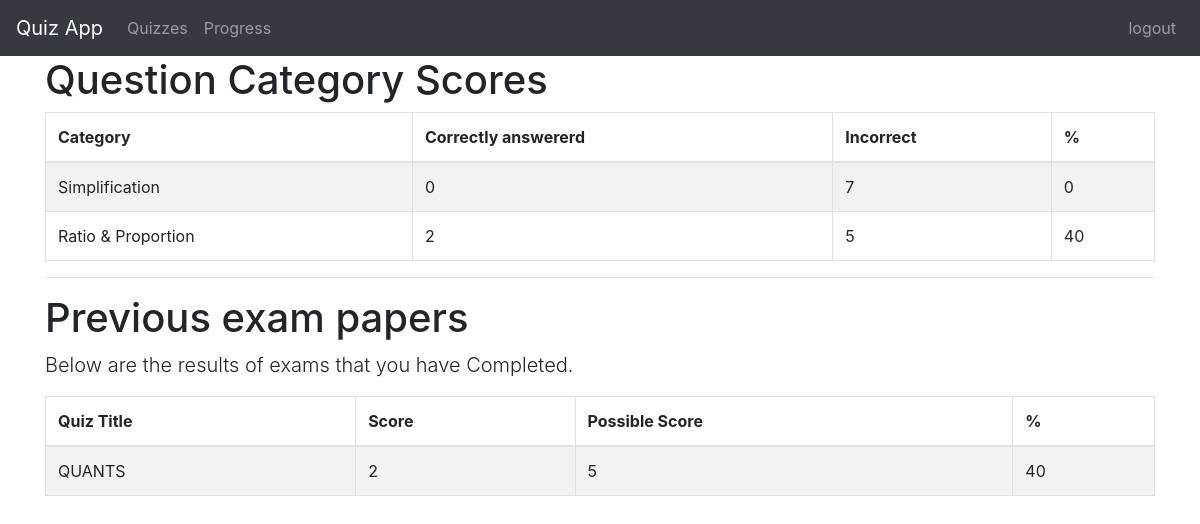
The app's page /progress/ (signed in) with its own data.
### quiz/models.py (models this page shows, shortened)
class Category(models.Model):
    category = models.CharField(
        verbose_name=_("Category"),
        max_length=250, blank=True,
        unique=True, null=True)
    objects = CategoryManager()
    class Meta:
        verbose_name = _("Category")
        verbose_name_plural = _("Categories")

class Sitting(models.Model):
    user = models.ForeignKey(settings.AUTH_USER_MODEL, verbose_name=_("User"), on_delete=models.CASCADE)
    quiz = models.ForeignKey(Quiz, verbose_name=_("Quiz"), on_delete=models.CASCADE)
    question_order = models.CharField(validators=[validate_comma_separated_integer_list],
        max_length=1024, verbose_name=_("Question Order"))
    question_list = models.CharField(validators=[validate_comma_separated_integer_list],
        max_length=1024, verbose_name=_("Question List"))
    incorrect_questions = models.CharField(validators=[validate_comma_separated_integer_list],
        max_length=1024, blank=True, verbose_name=_("Incorrect questions"))
    current_score = models.IntegerField(verbose_name=_("Current Score"))
    complete = models.BooleanField(default=False, blank=False,
                                   verbose_name=_("Complete"))
    user_answers = models.TextField(blank=True, default='{}',
                                    verbose_name=_("User Answers"))
    start = models.DateTimeField(auto_now_add=True,
                                 verbose_name=_("Start"))
    end = models.DateTimeField(null=True, blank=True, verbose_name=_("End"))
    objects = SittingManager()
    class Meta:
        permissions = (("view_sittings", _("Can see completed exams.")),)
    def _question_ids(self):
        return [int(n) for n in self.question_order.split(',') if n]
    @property
    def get_percent_correct(self):
        dividend = float(self.current_score)
        divisor = len(self._question_ids())
        if divisor < 1:
            return 0            # prevent divide by zero error
        if dividend > divisor:
            return 100
        correct = int(round((dividend / divisor) * 100))
        if correct >= 1:
            return correct
        else:
            return 0
    @property
    def get_max_score(self):
        return len(self._question_ids())

class Quiz(models.Model):
    title = models.CharField(
        verbose_name=_("Title"),
        max_length=60, blank=False)
    description = models.TextField(
        verbose_name=_("Description"),
        blank=True, help_text=_("a description of the quiz"))
    url = models.SlugField(
        max_length=60, blank=False,
        help_text=_("a user friendly url"),
        verbose_name=_("user friendly url"))
    category = models.ForeignKey(
        Category, null=True, blank=True,
        verbose_name=_("Category"), on_delete=models.CASCADE)
    random_order = models.BooleanField(
        blank=False, default=False,
        verbose_name=_("Random Order"),
        help_text=_("Display the questions in "
                    "a random order or as they "
                    "are set?"))
    max_questions = models.PositiveIntegerField(
        blank=True, null=True, verbose_name=_("Max Questions"),
        help_text=_("Number of questions to be answered on each attempt."))
    answers_at_end = models.BooleanField(
        blank=False, default=False,
        help_text=_("Correct answer is NOT shown after question."
                    " Answers displayed at the end."),
        verbose_name=_("Answers at end"))
    exam_paper = models.BooleanField(
        blank=False, default=False,
        help_text=_("If yes, the result of each"
                    " attempt by a user will be"
                    " stored. Necessary for marking."),
        verbose_name=_("Exam Paper"))
    single_attempt = models.BooleanField(
        blank=False, default=False,
        help_text=_("If yes, only one attempt by"
                    " a user will be permitted."
                    " Non users cannot sit this exam."),
        verbose_name=_("Single Attempt"))
    pass_mark = models.SmallIntegerField(
        blank=True, default=0,
        verbose_name=_("Pass Mark"),
        help_text=_("Percentage required to pass exam."),
        validators=[MaxValueValidator(100)])
    success_text = models.TextField(
        blank=True, help_text=_("Displayed if user passes."),
        verbose_name=_("Success Text"))
    fail_text = models.TextField(
        verbose_name=_("Fail Text"),
        blank=True, help_text=_("Displayed if user fails."))
    draft = models.BooleanField(
        blank=True, default=False,
        verbose_name=_("Draft"),
        help_text=_("If yes, the quiz is not displayed"
                    " in the quiz list and can only be"
                    " taken by users who can edit"
                    " quizzes."))
    class Meta:
        verbose_name = _("Quiz")
        verbose_name_plural = _("Quizzes")

### quiz/views.py (the view)
class QuizUserProgressView(TemplateView):
    template_name = 'progress.html'
    @method_decorator(login_required)
    def dispatch(self, request, *args, **kwargs):
        return super(QuizUserProgressView, self)\
            .dispatch(request, *args, **kwargs)
    def get_context_data(self, **kwargs):
        context = super(QuizUserProgressView, self).get_context_data(**kwargs)
        progress, c = Progress.objects.get_or_create(user=self.request.user)
        context['cat_scores'] = progress.list_all_cat_scores
        context['exams'] = progress.show_exams()
        return context

### quiz/models.py (called while the page is built)
    def show_exams(self):
        return Sitting.objects.filter(user=self.user, complete=True)

### quiz/templates/progress.html (shortened to what this page needs)
{% extends "base.html" %}
{% load i18n %}
{% load quiz_tags %}
{% block content %}
  {% if cat_scores %}
  <h1>{% trans "Question Category Scores" %}</h1>
  <table class="table table-bordered table-striped">
	<thead>
	  <tr>
		<th>{% trans "Category" %}</th>
		<th>{% trans "Correctly answererd" %}</th>
		<th>{% trans "Incorrect" %}</th>
		<th>%</th>
	  </tr>
	</thead>
	<tbody>
	  {% for cat, value in cat_scores.items %}
	  <tr>
		<td>{{ cat }}</td>
		<td>{{ value.0 }}</td>
		<td>{{ value.1 }}</td>
		<td>{{ value.2 }}</td>
	  </tr>
	  {% endfor %}
	</tbody>
  </table>
  {% endif %}
  {% if exams %}
  <hr>
  <h1>{% trans "Previous exam papers" %}</h1>
  <p class="lead">
	{% trans "Below are the results of exams that you have Completed." %}
  </p>
  <table class="table table-bordered table-striped">
	<thead>
	  <tr>
		<th>{% trans "Quiz Title" %}</th>
		<th>{% trans "Score" %}</th>
		<th>{% trans "Possible Score" %}</th>
		<th>%</th>
	  </tr>
	</thead>
	<tbody>
	  {% for exam in exams %}
	  <tr>
		<td>{{ exam.quiz.title }}</td>
		<td>{{ exam.current_score }}</td>
		<td>{{ exam.get_max_score }}</td>
		<td>{{ exam.get_percent_correct }}</td>
	  </tr>
	  {% endfor %}
	</tbody>
  </table>
  {% endif %}
{% endblock %}

### records on screen
Category: cat_scores "Simplification"
Category: cat_scores "Ratio & Proportion"
Sitting: quiz "QUANTS", current_score "2", get_max_score "5", get_percent_correct "40"

### other values on screen
{{ value.0 }} "0" "2"
{{ value.1 }} "7" "5"
{{ value.2 }} "0" "40"
